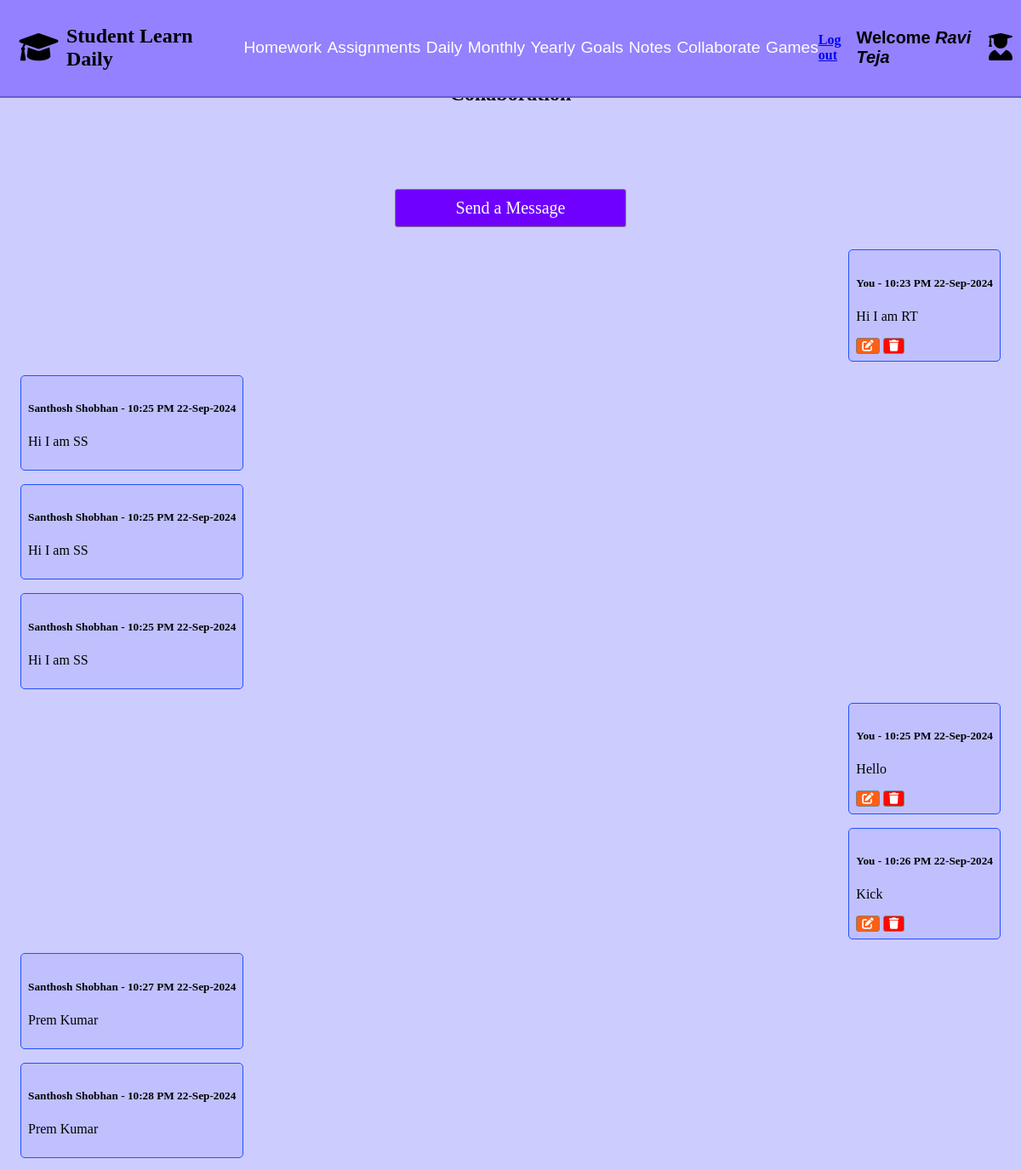
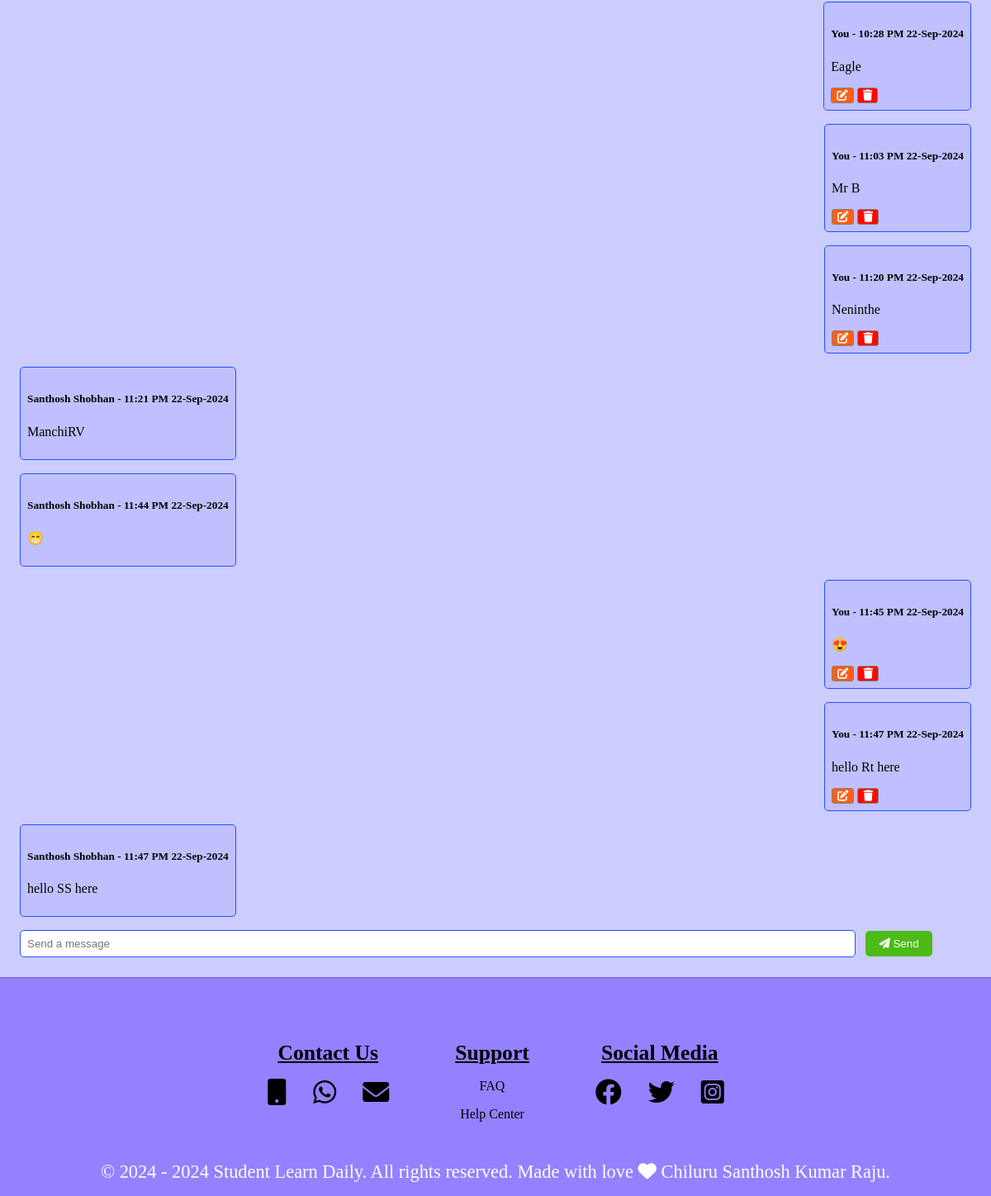
Screenshot of /studentcollabarate/7/ with the database file from the repository (2 pictures, top to bottom).
### studentcollaborateapp/models.py (models this page shows, shortened)
class studentcollabaratemodel(models.Model):
      student = models.ForeignKey(StudentRegistrationModel,on_delete=models.CASCADE,null=True)
      message = models.TextField(null=True)
      date = models.DateTimeField(auto_now=False, auto_now_add=True)

### studentregisterapp/models.py (models this page shows, shortened)
class StudentRegistrationModel(AbstractBaseUser, PermissionsMixin):
    first_name = models.CharField(max_length=100)
    last_name = models.CharField(max_length=100)
    email = models.EmailField(unique=True)
    password = models.CharField(max_length=128)  # max_length should be 128 for hashed passwords
    is_active = models.BooleanField(default=True)
    is_staff = models.BooleanField(default=False)  # Required for admin access
    objects = CustomUserManager()
    USERNAME_FIELD = 'email'
    REQUIRED_FIELDS = ['first_name', 'last_name']

### studentcollaborateapp/views.py (the view, shortened to what this page needs)
# urls.py: path('studentcollabarate/<int:student_id>/',views.studentcollabarate,name='studentcollabarate')
def studentcollabarate(request, student_id):
    student = get_object_or_404(StudentRegistrationModel, id=student_id)
    student_name = f"{student.first_name} {student.last_name}"
    form = studentvollabarateforms(request.POST or None)
    messages_list = studentcollabaratemodel.objects.all().order_by('date')
    return render(request, 'studentcollobarate.html', {
        'student_id': student_id,
        'form': form,
        'messages_list': messages_list,
        'current_user': student,
        'student_name': student_name
    })

### studentcollaborateapp/forms.py
class studentvollabarateforms(forms.ModelForm):
    class Meta:
        model = studentcollabaratemodel
        fields = ['message',]
        widgets = {'message':forms.TextInput(attrs={
            'placeholder':'Send a message',
            'class':'send-messege-input-box'
        })}

### context_processors/user_context.py (called while the page is built)
def student_context(request):
    student_name = ""
    student_id = request.session.get('student_id')
    if student_id:
        try:
            student = StudentRegistrationModel.objects.get(pk=student_id)
            student_name = f"{student.first_name} {student.last_name}"
        except StudentRegistrationModel.DoesNotExist:
            student_name = ""
    return {
        'student_name': student_name
    }

### Student_Learn_Daily_Project/templates/studentcollobarate.html (shortened to what this page needs)
{% extends "studentloginbase.html" %}
{% load static %}
{% block css %}
<link rel="stylesheet" href="{% static 'studentcollobarate.css' %}">
    <link rel="stylesheet" href="https://cdnjs.cloudflare.com/ajax/libs/font-awesome/6.0.0-beta3/css/all.min.css">
    <link rel="stylesheet" href="https://cdnjs.cloudflare.com/ajax/libs/toastr.js/latest/toastr.min.css">
{% endblock css %}
{% block content %}
<section id="student-collaboration-id" class="Student-collaboration-section">
    <h2 class="student-collaboration-heading">Collaboration</h2>
    <a href="#message-form" class="button">Send a Message</a>
    {% for message in messages_list %}
    <div class="{% if message.student == current_user %}self-messege{% else %}others-message{% endif %}">
        <h5>
            {% if message.student == current_user %}
                You
            {% else %}
                {{ message.student.first_name }} {{ message.student.last_name }}
            {% endif %}
            - {{ message.date|date:"h:i A d-M-Y" }}
        </h5>
        <p id="message-{{ message.id }}">{{ message.message }}</p>
        {% if message.student == current_user %}
            <form action="" method="post" style="display:inline;">
                <button type="button" class="message-edit-button" onclick="showEditForm({{ message.id }});">
                    <i class="fa-solid fa-pen-to-square"></i>
                </button>
                <button type="submit" name="delete_message" class="message-delete-button">
                    <i class="fa-solid fa-trash"></i>
                </button>
            </form>
        {% endif %}
    </div>
{% endfor %}
    <form id="message-form" method="post">
        {{ form.message }}
        <button type="submit" name="sendmessage" class="send-messege-button">
            <i class="fa-solid fa-paper-plane"></i> Send
        </button>
    </form>
</section>
{% endblock content %}

### Student_Learn_Daily_Project/static/studentcollobarate.css (style rules this page uses)
.Student-collaboration-section { background-color: #CCCCFF; padding: 1.5rem; display: flex; flex-direction: column; gap: 1rem; }
.student-collaboration-heading { text-align: center; padding: 3.3rem; }
.self-messege, .others-message { max-width: 100%; width: auto; border: 0.063rem solid #1F51FF; border-radius: 0.3125rem; background-color: #C0C0FF; text-align: center; padding: 0.5rem; text-align: justify; }
.self-messege { align-self: flex-end; margin-left: auto; }
.others-message { align-self: flex-start; margin-right: auto; }
.message-edit-button { width: auto; height: auto; background-color: #FF5F15; color: #fff; cursor: pointer; display: inline-block; border: 0.1rem solid grey; border-radius: 0.1875rem; }
.message-delete-button { width: auto; height: auto; background-color: #FF0800; color: #fff; border: 0.1rem solid grey; border-radius: 0.1875rem; cursor: pointer; text-align: center; display: inline-block; }
.send-messege-input-box { width: calc(95% - 100px); padding: 0.5rem; border: 0.063rem solid #1F51FF; border-radius: 0.3125rem; margin-right: 0.5rem; }
.send-messege-button { padding: 0.5rem 1rem; border: none; border-radius: 0.3125rem; background-color: #4CBB17; color: #fff; cursor: pointer; }
.button { height: auto; width:20%; font-size:20px; padding: 10px 20px; background-color: #6F00FF; color: #fff; border: 0.1rem solid grey; border-radius: 0.1875rem; cursor: pointer; text-align: center; margin: 10px auto; text-decoration: none; transition: background-color 0.3s, color 0.3s; }

### rows the page displays
studentcollabaratemodel: shows "You", date "10:23 PM 22-Sep-2024", message "Hi I am RT"
studentcollabaratemodel: student.first_name "Santhosh", student.last_name "Shobhan", date "10:25 PM 22-Sep-2024", message "Hi I am SS"
studentcollabaratemodel: student.first_name "Santhosh", student.last_name "Shobhan", date "10:25 PM 22-Sep-2024", message "Hi I am SS"
studentcollabaratemodel: student.first_name "Santhosh", student.last_name "Shobhan", date "10:25 PM 22-Sep-2024", message "Hi I am SS"
studentcollabaratemodel: shows "You", date "10:25 PM 22-Sep-2024", message "Hello"
studentcollabaratemodel: shows "You", date "10:26 PM 22-Sep-2024", message "Kick"
studentcollabaratemodel: student.first_name "Santhosh", student.last_name "Shobhan", date "10:27 PM 22-Sep-2024", message "Prem Kumar"
studentcollabaratemodel: student.first_name "Santhosh", student.last_name "Shobhan", date "10:28 PM 22-Sep-2024", message "Prem Kumar"
studentcollabaratemodel: shows "You", date "10:28 PM 22-Sep-2024", message "Eagle"
studentcollabaratemodel: shows "You", date "11:03 PM 22-Sep-2024", message "Mr B"
studentcollabaratemodel: shows "You", date "11:20 PM 22-Sep-2024", message "Neninthe"
studentcollabaratemodel: student.first_name "Santhosh", student.last_name "Shobhan", date "11:21 PM 22-Sep-2024", message "ManchiRV"
studentcollabaratemodel: student.first_name "Santhosh", student.last_name "Shobhan", date "11:44 PM 22-Sep-2024", message "😁"
studentcollabaratemodel: shows "You", date "11:45 PM 22-Sep-2024", message "😍"
studentcollabaratemodel: shows "You", date "11:47 PM 22-Sep-2024", message "hello Rt here"
studentcollabaratemodel: student.first_name "Santhosh", student.last_name "Shobhan", date "11:47 PM 22-Sep-2024", message "hello SS here"

### other values shown
{{ student_name }} "Ravi Teja"
